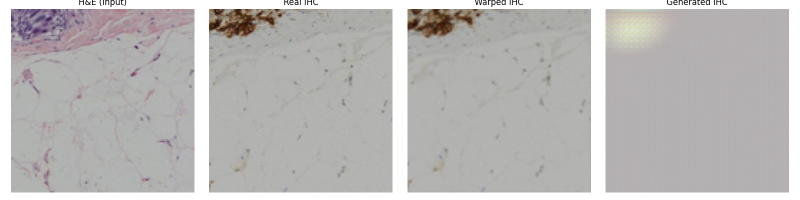
#> input picture lambda_4_samples/sample_0.png, 1600 x 400 px (shown at 1/2 size)
$ python make_pan_pairs.py --he_dir ../lambda_4_samples --ihc_dir ../lambda_4_samples --out_dir out
#> lines starting #> are read from the running program, lines starting #| are printed output that depends on the picture
#!/usr/bin/env python
import argparse, os
from pathlib import Path
from PIL import Image
from tqdm import tqdm

def main():
    p = argparse.ArgumentParser()
    p.add_argument('--he_dir',  required=True)
    p.add_argument('--ihc_dir', required=True)
    p.add_argument('--out_dir', required=True)
    p.add_argument('--size', type=int, default=256)
    args = p.parse_args()

    out_root = Path(args.out_dir)
    out_root.mkdir(parents=True, exist_ok=True)

    he_paths = sorted(Path(args.he_dir).glob('*'))
    for he_path in tqdm(he_paths, desc='Pairing'):
        fname = he_path.name
        ihc_path = Path(args.ihc_dir) / fname
        if not ihc_path.exists():
            print(f'Skip {fname}: IHC missing'); continue

        A = Image.open(he_path).convert('RGB').resize((args.size, args.size))
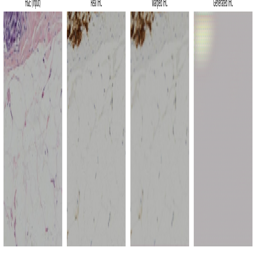
#> A: PIL image 256x256 RGB; mean R, G, B 186.8, 184.8, 183.9
        B = Image.open(ihc_path).convert('RGB').resize((args.size, args.size))
        combo = Image.new('RGB', (args.size*2, args.size))  # [A | B]
#> combo: PIL image 512x256 RGB; every value is 0
        combo.paste(A, (0,0)); combo.paste(B, (args.size,0))
#> after `combo.paste(A, (0, 0))`:
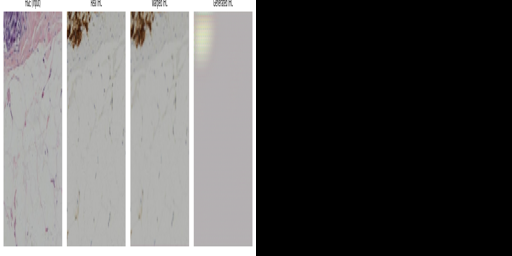
#> combo: PIL image 512x256 RGB; mean R, G, B 93.4, 92.4, 92
#> after `combo.paste(B, (args.size, 0))`:
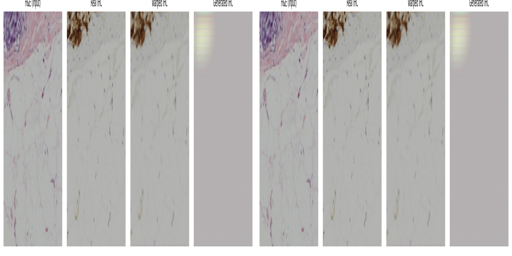
#> combo: PIL image 512x256 RGB; mean R, G, B 186.8, 184.8, 183.9
        combo.save(out_root / fname.replace('.png', '.jpg'), quality=95)
#> pass 2 of the loop in main, `for he_path in tqdm(he_paths, desc='Pairing'):`:
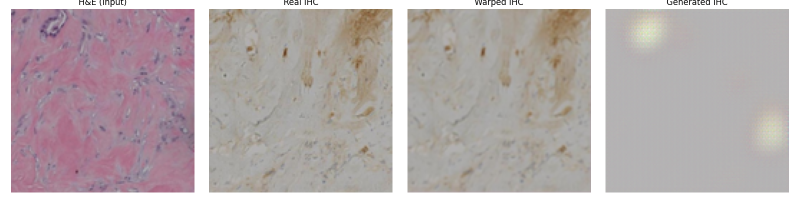
#> input picture lambda_4_samples/sample_1.png, 1600 x 400 px (shown at 1/2 size)
#> in main, `A = Image.open(he_path).convert('RGB').resize((args.size, args.size))`:
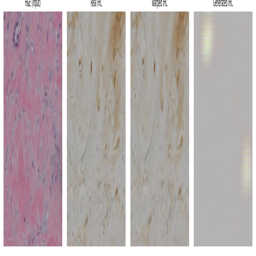
#> A: PIL image 256x256 RGB; mean R, G, B 182, 171.9, 172.8
#> in main, `combo.paste(B, (args.size, 0))`:
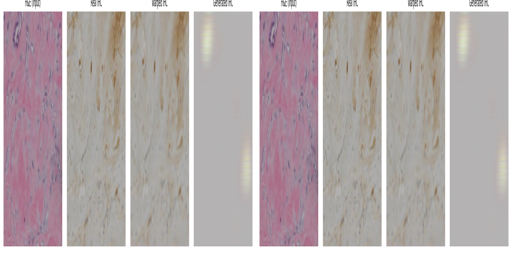
#> combo: PIL image 512x256 RGB; mean R, G, B 182, 171.9, 172.8

if __name__ == '__main__':
    main()
